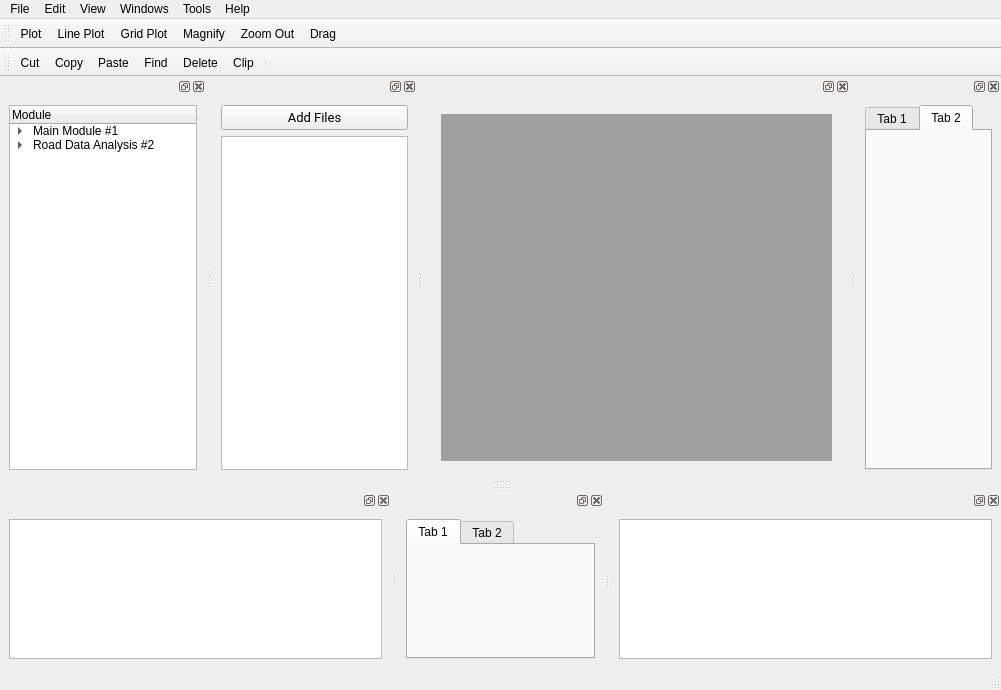
<?xml version="1.0" encoding="UTF-8"?>
<ui version="4.0">
 <class>MainWindow</class>
 <widget class="QMainWindow" name="MainWindow">
  <property name="geometry">
   <rect>
    <x>0</x>
    <y>0</y>
    <width>1001</width>
    <height>690</height>
   </rect>
  </property>
  <property name="windowTitle">
   <string>MainWindow</string>
  </property>
  <widget class="QWidget" name="centralwidget"/>
  <widget class="QMenuBar" name="menubar">
   <property name="geometry">
    <rect>
     <x>0</x>
     <y>0</y>
     <width>1001</width>
     <height>19</height>
    </rect>
   </property>
   <widget class="QMenu" name="menuFile">
    <property name="title">
     <string>File</string>
    </property>
   </widget>
   <widget class="QMenu" name="menuEdit">
    <property name="title">
     <string>Edit</string>
    </property>
   </widget>
   <widget class="QMenu" name="menuView">
    <property name="title">
     <string>View</string>
    </property>
    <addaction name="actionModule_Tree"/>
    <addaction name="actionDat_Files"/>
    <addaction name="actionPlot_Area"/>
    <addaction name="actionPython_Interpreter"/>
    <addaction name="separator"/>
    <addaction name="actionVisual_Aid"/>
   </widget>
   <widget class="QMenu" name="menuWindows">
    <property name="title">
     <string>Windows</string>
    </property>
   </widget>
   <widget class="QMenu" name="menuTools">
    <property name="title">
     <string>Tools</string>
    </property>
   </widget>
   <widget class="QMenu" name="menuHelp">
    <property name="title">
     <string>Help</string>
    </property>
   </widget>
   <addaction name="menuFile"/>
   <addaction name="menuEdit"/>
   <addaction name="menuView"/>
   <addaction name="menuWindows"/>
   <addaction name="menuTools"/>
   <addaction name="menuHelp"/>
  </widget>
  <widget class="QStatusBar" name="statusbar"/>
  <widget class="QToolBar" name="toolBar_2">
   <property name="windowTitle">
    <string>toolBar_2</string>
   </property>
   <attribute name="toolBarArea">
    <enum>TopToolBarArea</enum>
   </attribute>
   <attribute name="toolBarBreak">
    <bool>false</bool>
   </attribute>
   <addaction name="actionPlot"/>
   <addaction name="actionLine_Plot"/>
   <addaction name="actionGrid_Plot"/>
   <addaction name="actionMagnify"/>
   <addaction name="actionZoom_Out"/>
   <addaction name="actionDrag"/>
  </widget>
  <widget class="QToolBar" name="toolBar">
   <property name="windowTitle">
    <string>toolBar</string>
   </property>
   <attribute name="toolBarArea">
    <enum>TopToolBarArea</enum>
   </attribute>
   <attribute name="toolBarBreak">
    <bool>true</bool>
   </attribute>
   <addaction name="actionCut"/>
   <addaction name="actionCopy"/>
   <addaction name="actionPaste"/>
   <addaction name="actionFind"/>
   <addaction name="actionDelete"/>
   <addaction name="actionClip"/>
   <addaction name="separator"/>
  </widget>
  <widget class="QDockWidget" name="ModuleTree">
   <attribute name="dockWidgetArea">
    <number>4</number>
   </attribute>
   <widget class="QWidget" name="dockWidgetContents">
    <layout class="QGridLayout" name="gridLayout_4">
     <item row="0" column="0">
      <widget class="QTreeWidget" name="treeWidget">
       <column>
        <property name="text">
         <string>Module</string>
        </property>
       </column>
       <item>
        <property name="text">
         <string>Main Module #1</string>
        </property>
        <item>
         <property name="text">
          <string>Processing</string>
         </property>
        </item>
        <item>
         <property name="text">
          <string>Analysis</string>
         </property>
        </item>
        <item>
         <property name="text">
          <string>Visualization</string>
         </property>
        </item>
        <item>
         <property name="text">
          <string>New Item</string>
         </property>
        </item>
       </item>
       <item>
        <property name="text">
         <string>Road Data Analysis #2</string>
        </property>
        <item>
         <property name="text">
          <string>Sub Module #1</string>
         </property>
         <item>
          <property name="text">
           <string>New Subitem</string>
          </property>
         </item>
        </item>
        <item>
         <property name="text">
          <string>Sub-Module #2</string>
         </property>
        </item>
       </item>
      </widget>
     </item>
    </layout>
   </widget>
  </widget>
  <widget class="QDockWidget" name="PythonInterpreter">
   <attribute name="dockWidgetArea">
    <number>8</number>
   </attribute>
   <widget class="QWidget" name="dockWidgetContents_2">
    <layout class="QGridLayout" name="gridLayout_2">
     <item row="0" column="0">
      <widget class="QListView" name="listView"/>
     </item>
    </layout>
   </widget>
  </widget>
  <widget class="QDockWidget" name="VisualAid">
   <attribute name="dockWidgetArea">
    <number>8</number>
   </attribute>
   <widget class="QWidget" name="dockWidgetContents_3">
    <layout class="QGridLayout" name="gridLayout_7">
     <item row="0" column="0">
      <widget class="QTabWidget" name="tabWidget">
       <property name="currentIndex">
        <number>0</number>
       </property>
       <widget class="QWidget" name="tab">
        <attribute name="title">
         <string>Tab 1</string>
        </attribute>
       </widget>
       <widget class="QWidget" name="tab_2">
        <attribute name="title">
         <string>Tab 2</string>
        </attribute>
       </widget>
      </widget>
     </item>
    </layout>
   </widget>
  </widget>
  <widget class="QDockWidget" name="WindowName">
   <attribute name="dockWidgetArea">
    <number>8</number>
   </attribute>
   <widget class="QWidget" name="dockWidgetContents_4">
    <layout class="QGridLayout" name="gridLayout_6">
     <item row="0" column="0">
      <widget class="QListView" name="listView_2"/>
     </item>
    </layout>
   </widget>
  </widget>
  <widget class="QDockWidget" name="DataFiles">
   <attribute name="dockWidgetArea">
    <number>4</number>
   </attribute>
   <widget class="QWidget" name="dockWidgetContents_5">
    <layout class="QGridLayout" name="gridLayout">
     <item row="0" column="0">
      <layout class="QVBoxLayout" name="verticalLayout">
       <item>
        <widget class="QPushButton" name="pushButton">
         <property name="font">
          <font>
           <family>Roboto</family>
           <pointsize>10</pointsize>
          </font>
         </property>
         <property name="text">
          <string>Add Files</string>
         </property>
        </widget>
       </item>
       <item>
        <widget class="QTreeView" name="treeView"/>
       </item>
      </layout>
     </item>
    </layout>
   </widget>
  </widget>
  <widget class="QDockWidget" name="dockWidget_3">
   <attribute name="dockWidgetArea">
    <number>4</number>
   </attribute>
   <widget class="QWidget" name="dockWidgetContents_6">
    <layout class="QGridLayout" name="gridLayout_3">
     <item row="0" column="0">
      <widget class="QStackedWidget" name="stackedWidget">
       <property name="currentIndex">
        <number>0</number>
       </property>
       <widget class="QWidget" name="page">
        <layout class="QGridLayout" name="gridLayout_5">
         <item row="0" column="0">
          <widget class="QMdiArea" name="mdiArea"/>
         </item>
        </layout>
       </widget>
       <widget class="QWidget" name="page_2"/>
      </widget>
     </item>
    </layout>
   </widget>
  </widget>
  <widget class="QDockWidget" name="dockWidget">
   <attribute name="dockWidgetArea">
    <number>4</number>
   </attribute>
   <widget class="QWidget" name="dockWidgetContents_7">
    <layout class="QGridLayout" name="gridLayout_8">
     <item row="0" column="0">
      <widget class="QTabWidget" name="tabWidget_2">
       <property name="currentIndex">
        <number>1</number>
       </property>
       <widget class="QWidget" name="tab_3">
        <attribute name="title">
         <string>Tab 1</string>
        </attribute>
       </widget>
       <widget class="QWidget" name="tab_4">
        <attribute name="title">
         <string>Tab 2</string>
        </attribute>
       </widget>
      </widget>
     </item>
    </layout>
   </widget>
  </widget>
  <action name="actionCut">
   <property name="icon">
    <iconset>
     <normaloff>../../.designer/backup/cut.ico</normaloff>../../.designer/backup/cut.ico</iconset>
   </property>
   <property name="text">
    <string>Cut</string>
   </property>
   <property name="toolTip">
    <string>Cut</string>
   </property>
  </action>
  <action name="actionCopy">
   <property name="icon">
    <iconset>
     <normaloff>../../.designer/backup/copy.png</normaloff>../../.designer/backup/copy.png</iconset>
   </property>
   <property name="text">
    <string>Copy</string>
   </property>
   <property name="toolTip">
    <string>Copy</string>
   </property>
  </action>
  <action name="actionPaste">
   <property name="icon">
    <iconset>
     <normaloff>../../.designer/backup/paste.ico</normaloff>../../.designer/backup/paste.ico</iconset>
   </property>
   <property name="text">
    <string>Paste</string>
   </property>
   <property name="toolTip">
    <string>Paste</string>
   </property>
  </action>
  <action name="actionFind">
   <property name="icon">
    <iconset>
     <normaloff>../../.designer/backup/Find.ico</normaloff>../../.designer/backup/Find.ico</iconset>
   </property>
   <property name="text">
    <string>Find</string>
   </property>
   <property name="toolTip">
    <string>Find</string>
   </property>
  </action>
  <action name="actionDelete">
   <property name="icon">
    <iconset>
     <normaloff>../../.designer/backup/delete.png</normaloff>../../.designer/backup/delete.png</iconset>
   </property>
   <property name="text">
    <string>Delete</string>
   </property>
   <property name="toolTip">
    <string>Delete</string>
   </property>
  </action>
  <action name="actionClip">
   <property name="icon">
    <iconset>
     <normaloff>../../.designer/backup/clip.ico</normaloff>../../.designer/backup/clip.ico</iconset>
   </property>
   <property name="text">
    <string>Clip</string>
   </property>
   <property name="toolTip">
    <string>Clip</string>
   </property>
  </action>
  <action name="actionPlot">
   <property name="icon">
    <iconset>
     <normaloff>../../.designer/backup/plot.ico</normaloff>../../.designer/backup/plot.ico</iconset>
   </property>
   <property name="text">
    <string>Plot</string>
   </property>
   <property name="toolTip">
    <string>Plot </string>
   </property>
  </action>
  <action name="actionLine_Plot">
   <property name="icon">
    <iconset>
     <normaloff>../../.designer/backup/line_plot.png</normaloff>../../.designer/backup/line_plot.png</iconset>
   </property>
   <property name="text">
    <string>Line Plot</string>
   </property>
   <property name="toolTip">
    <string>Line Plot</string>
   </property>
  </action>
  <action name="actionGrid_Plot">
   <property name="icon">
    <iconset>
     <normaloff>../../.designer/backup/grid plot.png</normaloff>../../.designer/backup/grid plot.png</iconset>
   </property>
   <property name="text">
    <string>Grid Plot</string>
   </property>
   <property name="toolTip">
    <string>Grid Plot</string>
   </property>
  </action>
  <action name="actionMagnify">
   <property name="icon">
    <iconset>
     <normaloff>../../.designer/backup/zoom in.gif</normaloff>../../.designer/backup/zoom in.gif</iconset>
   </property>
   <property name="text">
    <string>Magnify</string>
   </property>
   <property name="toolTip">
    <string>Magnify Image</string>
   </property>
  </action>
  <action name="actionZoom_Out">
   <property name="icon">
    <iconset>
     <normaloff>../../.designer/backup/zoom out.gif</normaloff>../../.designer/backup/zoom out.gif</iconset>
   </property>
   <property name="text">
    <string>Zoom Out</string>
   </property>
   <property name="toolTip">
    <string>Zoom Out</string>
   </property>
  </action>
  <action name="actionDrag">
   <property name="icon">
    <iconset>
     <normaloff>../../.designer/backup/Drag.png</normaloff>../../.designer/backup/Drag.png</iconset>
   </property>
   <property name="text">
    <string>Drag</string>
   </property>
   <property name="toolTip">
    <string>Drag</string>
   </property>
  </action>
  <action name="actionPython_Interpreter">
   <property name="checkable">
    <bool>true</bool>
   </property>
   <property name="text">
    <string>Python Interpreter</string>
   </property>
  </action>
  <action name="actionVisual_Aid">
   <property name="checkable">
    <bool>true</bool>
   </property>
   <property name="text">
    <string>Visual Aid</string>
   </property>
  </action>
  <action name="actionModule_Tree">
   <property name="checkable">
    <bool>true</bool>
   </property>
   <property name="text">
    <string>Module Tree</string>
   </property>
  </action>
  <action name="actionDat_Files">
   <property name="checkable">
    <bool>true</bool>
   </property>
   <property name="text">
    <string>Data Files</string>
   </property>
  </action>
  <action name="actionPlot_Area">
   <property name="checkable">
    <bool>true</bool>
   </property>
   <property name="text">
    <string>Plot Area</string>
   </property>
  </action>
 </widget>
 <resources/>
 <connections/>
</ui>
